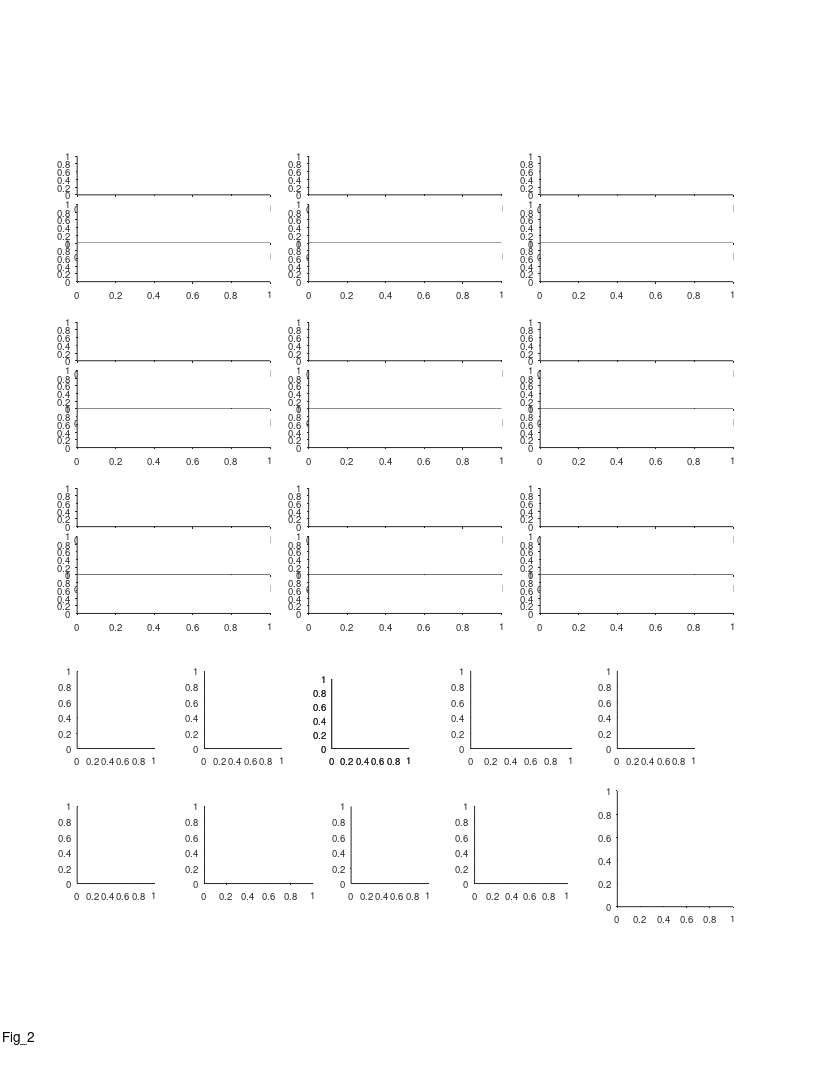

MATLAB code for this plot: (Note: this script raises an error after producing the figure.)
%% Large Scale - fig 2 - Multi-scale spatial coding with many fields in individual dorsla-CA1 neurons

%%
clear 
clc

%% plotting options
field_speed_opt = 1;
% corr_type = 'pearson';
corr_type = 'spearman';

%% define output files
res_dir = 'L:\paper_figures';
mkdir(res_dir)
fig_name_str = 'Fig_2';
fig_caption_str = 'Multi-scale spatial coding with many fields in individual dorsla-CA1 neurons';
log_name_str = [fig_name_str '_log_file' '.txt'];
log_name_str = strrep(log_name_str , ':', '-');
log_name_str = strrep(log_name_str , ' ', '_');
log_name_out = fullfile(res_dir, log_name_str);

%% open log file
diary off
diary(log_name_out)
diary on
disp('Log file');
disp(['created: ', datestr(clock)]);
disp('======================================================');
disp([fig_name_str ':' fig_caption_str]);   
disp('======================================================');
disp('');


%% create figure
% figure_size_cm = [21.0 29.7]; % ~A4
figure_size_cm = [21.6 27.9]; % ~US letter
figure ;
% Some WYSIWYG options:
set(gcf,'DefaultAxesFontSize',7);
set(gcf,'DefaultAxesFontName','helvetica');
set(gcf,'DefaultAxesUnits','centimeters');
set(gcf,'PaperType','usletter')
% set(gcf,'PaperType','<custom>');
set(gcf,'PaperUnits','centimeters','PaperPosition',[0 0 figure_size_cm]);
set(gcf,'PaperOrientation','portrait');
set(gcf,'Units','centimeters','Position',get(gcf,'paperPosition')+[0 0 0 0]); % position on screen...
set(gcf, 'Renderer', 'painters');
set(groot, 'defaultAxesTickDir', 'out');
set(groot,  'defaultAxesTickDirMode', 'manual');
annotation('textbox', [0.5 1 0 0], 'String',fig_name_str, 'HorizontalAlignment','center','Interpreter','none', 'FitBoxToText','on');

pause(0.2); % workaround to solve matlab automatically changing the axes positions...

% create panels
panel_A_size_raster = [5 1];
panel_A_size_FR_map = [5 1];
panel_A_pos = [2 12];
panel_A = [];
for ii=1:3
    for jj=1:3
        offset_x = (ii-1)*6;
        offset_y = (jj-1)*4.3;
        offset = panel_A_pos + [offset_x offset_y];
        panel_A(ii,jj,1) = axes('position', [offset+[0 2.25] panel_A_size_FR_map]);
        panel_A(ii,jj,2) = axes('position', [offset+[0 1   ] panel_A_size_raster]);
        panel_A(ii,jj,3) = axes('position', [offset+[0 0   ] panel_A_size_raster]);
    end
end
% panel_A = permute(panel_A,[2 1 3]);
panel_A = panel_A(:,3:-1:1,:);
panel_A = reshape(panel_A,[9 3]);

panel_BCDE_size = [2 2];
panel_B    = axes('position', [ 2.0  8.5  panel_BCDE_size           ]);
panel_C    = axes('position', [ 5.3  8.5  panel_BCDE_size           ]);
panel_D(1) = axes('position', [ 8.6  8.5  panel_BCDE_size.*[1 0.9]  ]);
panel_D(2) = axes('position', [ 8.6  8.5  panel_BCDE_size.*[1 0.9]  ]);
panel_E =    axes('position', [12.2  8.5  panel_BCDE_size.*[1.3 1]  ]);
panel_F = axes('position', [16.0  8.5  panel_BCDE_size           ]);

panel_GHIJ_size = [2 2];
panel_G = axes('position', [ 2.0  5 panel_GHIJ_size]          );
panel_H = axes('position', [ 5.3  5 panel_GHIJ_size.*[1.4 1] ]);
panel_I = axes('position', [ 9.1  5 panel_GHIJ_size]          );
panel_J = axes('position', [12.3  5 panel_GHIJ_size.*[1.2 1] ]);
panel_K = axes('position', [16.0  4.4 3 3]);

%%
prm = PARAMS_GetAll();


%% FR map + rasters - 9 examples
cell_examples = {
433;  56;  51;
609; 419; 477;
 57; 628; 337;
};
% other options: 57 474 658
if 1
for ii_cell = 1:length(cell_examples)
    %%
    cell_ID = cell_examples{ii_cell};
    cell = cell_load_data(cell_ID,'details','FR_map','fields','stats','FE');
    c = prm.graphics.colors.flight_directions;
    
    % map+fields
    axes(panel_A(ii_cell, 1));
    cla
    hold on
    maps=[cell.FR_map.all];
    x = maps(1).bin_centers;
    y = cat(1,maps.PSTH);
    m = round(max(y(:)));
    ylimits = [0 m+1];
    % low-speed area
    area_lowerval = ylimits(1) - 0.23*range(ylimits);
    area_upperval = ylimits(1) - 1e-2*range(ylimits);
    area([4 prm.fields.valid_speed_pos(1)]    , repelem(area_upperval,2), area_lowerval, 'FaceColor',0.7*[1 1 1],'EdgeColor','none','ShowBaseLine','off','Clipping','off');
    area([  prm.fields.valid_speed_pos(2) 194], repelem(area_upperval,2), area_lowerval, 'FaceColor',0.7*[1 1 1],'EdgeColor','none','ShowBaseLine','off','Clipping','off');
    h=plot(x,y);
    [h.Color] = disperse(c);
    box off
    h=gca;
    h.TickDir = 'out';
    h.XTick = [];
    h.YTick = [0 m];
    h.YLim = ylimits;
    h.XLim = [0 200];
    
    % fields
    dir_offsets = [-0.1 -0.17]+0.015;
    for ii_dir=1:2
        fields = cell.fields{ii_dir};
        if isfield(fields,'in_low_speed_area')
            fields([fields.in_low_speed_area])=[];
        end
        for ii_field = 1:length(fields)
            
            [xaf,yaf] = ds2nfu(fields(ii_field).edges_prc, repelem(dir_offsets(ii_dir)*range(h.YLim),2));
            annotation('line',xaf,yaf,'Linewidth', 2, 'Color', c{ii_dir});
        end
    end
    
    
    % cell details
    cell_num_str_pos_x   = [0.50 0.50 0.50 0.50 0.50 0.45 0.50 0.50 0.50];
    cell_num_str_pos_y   = [1.05 1.05 1.05 0.85 0.90 0.90 0.90 0.90 0.90];
    cell_stats_str_pos_x = [0.80 0.95 0.80 0.80 0.80 0.80 0.12 0.50 0.85];
    cell_stats_str_pos_y = [1.20 1.05 1.15 0.90 1.10 1.10 1.10 0.90 0.90]+0.05;
    text(cell_num_str_pos_x(ii_cell), cell_num_str_pos_y(ii_cell), "cell "+ ii_cell,...
        'Units','normalized','HorizontalAlignment','center','VerticalAlignment','bottom','FontSize',8);
    switch ii_cell
        case {1,2,3,4,5,6,7,8}
            cell_stats_str = {  sprintf('max=%.1fm', cell.stats.all.field_largest);...
                                sprintf('min=%.1fm', cell.stats.all.field_smallest);...
                                sprintf('ratio=%.1f', cell.stats.all.field_ratio_LS);...
                             };
            text(cell_stats_str_pos_x(ii_cell), cell_stats_str_pos_y(ii_cell)-0*0.23, cell_stats_str{1},...
                'Units','normalized','HorizontalAlignment','center','VerticalAlignment','Top','FontSize',6);
            text(cell_stats_str_pos_x(ii_cell), cell_stats_str_pos_y(ii_cell)-1*0.23, cell_stats_str{2},...
                'Units','normalized','HorizontalAlignment','center','VerticalAlignment','Top','FontSize',6);
            text(cell_stats_str_pos_x(ii_cell), cell_stats_str_pos_y(ii_cell)-2*0.23, cell_stats_str{3},...
                'Units','normalized','HorizontalAlignment','center','VerticalAlignment','Top','FontSize',6);
        case 9
            cell_stats_str = {  sprintf('single field=%.1fm', cell.fields{1}.width_prc) };
            text(cell_stats_str_pos_x(ii_cell), cell_stats_str_pos_y(ii_cell)-0*0.23, cell_stats_str{1},...
                'Units','normalized','HorizontalAlignment','center','VerticalAlignment','Top','FontSize',6);
    end
    
    % rasters
    FEs = [cell.FE];
    for ii_dir=1:2
        axes(panel_A(ii_cell, ii_dir+1));
        cla
        FE = FEs{ii_dir};
        x = [FE.spikes_pos];
        [FE.number2] = disperse(1:length(FE));
        y = arrayfun(@(FE)(FE.number2*ones(1,FE.num_spikes)),FE,'UniformOutput',0);
        y = [y{:}];
        plot(x,y,'.','Color',c{ii_dir},'MarkerSize',0.05);
        box off
        h=gca;
        m = length(FE);
        h.YTick = [1 m];
        h.XLim = [0 200];
        h.YLim = [0 m+1];
        switch ii_dir
            case 1
                h.XTick = [];
                h.YTickLabel = {'',num2str(m)};
            case 2
                h.XTick = 0:50:200;
                h.XRuler.TickLabelGapOffset = -2;
                h.YTickLabel = {'1',num2str(m)};
                h.TickDir = 'out';
        end
    end
    % fields num (here to be above the 
    for ii_dir=1:2
        fields = cell.fields{ii_dir};
        if isfield(fields,'in_low_speed_area')
            fields([fields.in_low_speed_area])=[];
        end
        dir_offsets =2.05+[0.18 0];
        text(1.05, dir_offsets(ii_dir), num2str(length(fields)), 'Units','normalized', 'Color', c{ii_dir},...
            'HorizontalAlignment','right', 'VerticalAlignment','middle','FontSize',6);
    end
end

%% add x/y labels for specific panels
for ii = [7 8 9]
    axes(panel_A(ii, 3));
    xlabel('Position (m)', 'Units','normalized','Position',[0.5 -0.35]);
end
for ii = [1 4 7]
    axes(panel_A(ii, 3));
%     ylabel('Time (min)',   'Units','normalized','Position',[-0.1 1]);
    ylabel('Flight no.',   'Units','normalized','Position',[-0.1 1]);
    axes(panel_A(ii, 1));
    ylabel({'Firing rate';'(Hz)'},   'Units','normalized','Position',[-0.07 0.42]);
end
axes(panel_A(1, 1));
text(-0.25,1.6, 'A', 'Units','normalized','FontWeight','bold');

%% add zoom in panel (cell 3)
% choose cell/dir/field to zoom
ii_cell = 3;
ii_dir = 1;
ii_field = 2;
cell_ID = cell_examples{ii_cell};
cell = cell_load_data(cell_ID,'details','FR_map','fields','stats','FE');
c = prm.graphics.colors.flight_directions;
% add zoom ("out") lines
axes(panel_A(ii_cell,1));
x=[];
y=[];
x(1,:) = cell.fields{ii_dir}(ii_field).edges_href;
x(2,:) = cell.fields{ii_dir}(ii_field).edges_href;
% x(3,:) = [15;50];
x(3,:) = cell.fields{ii_dir}(ii_field).edges_href + 10*[-1 1];
y(1,:) =  4*[1;1];
y(2,:) = 7*[1;1];
y(3,:) = 14*[1;1];
[xf, yf] = ds2nfu(x,y);
for jj = 1:2
    for ii = 1:2
        hl = annotation('line');
%         hl.Parent = gca;
        hl.X = xf(ii+[0 1],jj);
        hl.Y = yf(ii+[0 1],jj);
        hl.LineWidth = 0.5;
        hl.Color = 0.5*[1 1 1];
    end
end
% create zoom panel
POSf = ds2nfu([x(end,1)-0.4 y(end,1)-2 diff(x(end,:)) 20]);
panel_A_zoom = axes('Units','normalized', 'position', POSf);
cla
hold on
set(gca,'visible','off');
FE = cell.FE{ii_dir};
x = [FE.spikes_pos];
[FE.number2] = disperse(1:length(FE));
y = arrayfun(@(FE)(FE.number2*ones(1,FE.num_spikes)),FE,'UniformOutput',0);
y = [y{:}];
xlimits = cell.fields{ii_dir}(ii_field).edges_href;
IX = find( x>xlimits(1) & x<xlimits(end) );
x=x(IX);
y=y(IX);
ylimits = [min(y) max(y)]+[-1 3];
plot(x,y,'.','Color',c{ii_dir},'MarkerSize',3);
% plot field size bar
x = cell.fields{ii_dir}(ii_field).edges_prc;
y = ylimits([end end]);
plot(x,y,'-','Color',c{ii_dir},'LineWidth',1);
text(mean(x),mean(y)+1, sprintf('%.1fm',diff(x)), 'HorizontalAlignment','center','VerticalAlignment','bottom','FontSize',6);
box off
h=gca;
h.XLim = xlimits;
h.YLim = ylimits;

%% add zoom in panel (cell 7)
% choose cell/dir/field to zoom
ii_cell = 7;
ii_dir = 2;
ii_field = 4;
cell_ID = cell_examples{ii_cell};
cell = cell_load_data(cell_ID,'details','FR_map','fields','stats','FE');
c = prm.graphics.colors.flight_directions;
% add zoom ("out") lines
axes(panel_A(ii_cell,1));
x=[];
y=[];
x(1,:) = cell.fields{ii_dir}(ii_field).edges_href;
x(2,:) = cell.fields{ii_dir}(ii_field).edges_href;
% x(3,:) = [15;50];
x(3,:) = cell.fields{ii_dir}(ii_field).edges_href + 10*[-1 1];
y(1,:) = 2*[1;1];
y(2,:) = 3*[1;1];
y(3,:) = 6*[1;1];
[xf, yf] = ds2nfu(x,y);
for jj = 1:2
    for ii = 1:2
        hl = annotation('line');
%         hl.Parent = gca;
        hl.X = xf(ii+[0 1],jj);
        hl.Y = yf(ii+[0 1],jj);
        hl.LineWidth = 0.5;
        hl.Color = 0.5*[1 1 1];
    end
end
% create zoom panel
POSf = ds2nfu([x(end,1) 4 diff(x(end,:)) 8]);
panel_A_zoom = axes('Units','normalized', 'position', POSf);
cla
hold on
set(gca,'visible','off');
FE = cell.FE{ii_dir};
x = [FE.spikes_pos];
[FE.number2] = disperse(1:length(FE));
y = arrayfun(@(FE)(FE.number2*ones(1,FE.num_spikes)),FE,'UniformOutput',0);
y = [y{:}];
xlimits = cell.fields{ii_dir}(ii_field).edges_href;
IX = find( x>xlimits(1) & x<xlimits(end) );
x=x(IX);
y=y(IX);
ylimits = [min(y) max(y)]+[-1 3];
plot(x,y,'.','Color',c{ii_dir},'MarkerSize',3);
% plot field size bar
x = cell.fields{ii_dir}(ii_field).edges_prc;
y = ylimits([end end]);
plot(x,y,'-','Color',c{ii_dir},'LineWidth',1);
text(mean(x),mean(y)+1, sprintf('%.1fm',diff(x)), 'HorizontalAlignment','center','VerticalAlignment','bottom','FontSize',6);
box off
h=gca;
h.XLim = xlimits;
h.YLim = ylimits;


%% add direction arrows
arrow_x = 0.1 +[0 0.05];
arrow_y = repelem(0.9111,2);
clear h
h(1)=annotation('arrow',arrow_x,      arrow_y+0.008,  'Color', prm.graphics.colors.flight_directions{1});
h(2)=annotation('arrow',flip(arrow_x),arrow_y      ,  'Color', prm.graphics.colors.flight_directions{2});
[h.HeadWidth] = disperse([5 5]);
[h.HeadLength] = disperse([5 5]);

end

% % % % % % % % % % % % % % % % % % % % % % % % % % % % % % % % % % % % % % 
%% load population data
prm = PARAMS_GetAll();
cells_t = DS_get_cells_summary();
bats = [79,148,34,9861,2289];
cells_t(~ismember(cells_t.bat, bats ),:) = [];
cells = cellfun(@(c)(cell_load_data(c,'details')), cells_t.cell_ID, 'UniformOutput',0);
cells = [cells{:}];
cells = [cells.details];
cells(~contains({cells.brain_area}, 'CA1')) = [];
cells(~ismember([cells.ClusterQuality], [2])) = [];
cells = cellfun(@(c)(cell_load_data(c,'details','meanFR')), {cells.cell_ID}, 'UniformOutput',0);
cells = [cells{:}];
cells_details = [cells.details];
cells_ID = {cells_details.cell_ID};
meanFR = [cells.meanFR];
cells_ID([meanFR.all]>prm.inclusion.interneuron_FR_thr)=[];
clear cells stats cells_details cells_t
cells = cellfun(@(c)(cell_load_data(c,'details','stats','meanFR','stats','inclusion','signif','fields','FR_map','FE')), cells_ID, 'UniformOutput',0);
cells = [cells{:}];

%% panel G - field count histogram
% figure
axes(panel_G);
cla
hold on
text(-0.45,1.15, 'G', 'Units','normalized','FontWeight','bold');
nFields = nan(2,length(cells));
for ii_dir = 1:2
    for ii_cell = 1:length(cells)
        cell = cells(ii_cell);
        % check signif per direction
        if ~cell.signif(ii_dir).TF
            continue;
        end
        nFields(ii_dir,ii_cell) = cell.stats.dir(ii_dir).field_num;
    end
%     h = histogram(nFields(ii_dir,:));
%     h.FaceColor = prm.graphics.colors.flight_directions{ii_dir};
%     nBinEdges = 17;
%     h.BinEdges = linspace(0,35,nBinEdges);
end
h = histogram(nFields(:));
h.FaceColor = 0.5*[1 1 1];
nBinEdges = 19; % 9 or 19 are good options
h.BinEdges = linspace(0,35,nBinEdges);
xlabel({'No. of fields';'per direction'},'Units','normalized','Position',[0.5 -0.18]);
ylabel('No. of cells')
ha = gca;
ha.YScale = 'log';
% ha.YLim = [0.7 130];
ha.YLim = [0.7 max(h.Values)*1.05];
ha.XLim = [0 33];
ha.XTick = [0:10:30];
ha.YTick = [1 10 100];
ha.YTickLabel = {'10 ^0';'10 ^1';'10 ^2'};
% ha.XLim = [0 35];
% ha.YLim = [0 40];
% ha.XTick = [0:5:35];
% ha.YTick = [0 40];
ha.TickDir='out';
ha.TickLength = [0.03 0.03];
ha.XRuler.TickLabelGapMultiplier = -0.3;
ha.YRuler.TickLabelGapMultiplier = 0.001;

%% panel H - field size histogram
% figure
axes(panel_H);
cla
hold on
text(-0.35,1.15, 'H', 'Units','normalized','FontWeight','bold');
fields_size = [];
for ii_dir = 1:2
    for ii_cell = 1:length(cells)
        cell = cells(ii_cell);
        if ~cell.signif(ii_dir).TF % check signif per direction
            continue;
        end
        fields = cell.fields{ii_dir};
        fields([fields.in_low_speed_area]) = []; % remove fields in low speed area
        fields_size = [fields_size fields.width_prc];
    end
end
h = histogram(fields_size);
h.FaceColor = 0.5*[1 1 1];
% h.NumBins = 33;
h.BinWidth = 1;
ha=gca;
ha.YScale = 'log';
xlabel('Field size (m)')
ylabel('Counts','Units','normalized','Position',[-0.23 0.5])
ha = gca;
% ha.XLim = [0 35];
ha.YLim = [0.8 300];
% ha.XTick = [0:5:35];
ha.YTick = [1 10 100];
ha.YTickLabel = {'10 ^0';'10 ^1';'10 ^2'};
ha.TickDir='out';
ha.TickLength = [0.03 0.03];
ha.XRuler.TickLabelGapMultiplier = -0.3;
ha.YRuler.TickLabelGapMultiplier = 0.001;

save( fullfile(res_dir,'pop_dist_fields_size'), 'fields_size');

%% panel I - smallest / largest field size
% figure
axes(panel_I);
cla
hold on
text(-0.45,1.15, 'I', 'Units','normalized','FontWeight','bold');
LS_field_size = nan(2,length(cells));
for ii_cell = 1:length(cells)
    cell = cells(ii_cell);
    if ~all([cell.signif.TF]) % at least one direction is significant
        continue;
    end
    LS_field_size(1,ii_cell) = cell.stats.all.field_smallest;
    LS_field_size(2,ii_cell) = cell.stats.all.field_largest;
end
% LS_field_size(:,any(isnan(LS_field_size))) = [];
rng(1); % fix seed for violin plot randomization
hv = violinplot(LS_field_size');
[hv.ViolinColor] = disperse(repelem({'none'},length(hv)));
hs=[hv.ScatterPlot];
[hs.Marker]          = disperse(repelem({'.'},length(hs)));
[hs.SizeData]        = disperse(repelem(35,length(hs)));
[hs.MarkerFaceColor] = disperse(repelem({0.5*[1 1 1]},length(hs)));
[hs.MarkerEdgeColor] = disperse(repelem({0.5*[1 1 1]},length(hs)));
hm=[hv.MedianPlot];
% remove default median plot (circle), and add a red bar instead
[hm.Marker] = disperse(repelem({'none'},2));
plot([hm.XData]+0.075*[-1 1]', repelem([hm.YData],2,1), 'r', 'LineWidth',1.5);
ha=gca;
ylimits = ha.YLim;
ha.TickDir='out';
ha.TickLength = [0.03 0.03];
ha.XTick = [1 2];
ha.XTickLabel = {};
ha.XRuler.TickLabelGapMultiplier = -0.35;
ha.YRuler.TickLabelGapMultiplier = 0.001;
text([1 2],repelem(ylimits(1)-0.04*diff(ylimits),2),{{'Smallest';'field'},{'Largest';'field'}},...
    'HorizontalAlignment','center','VerticalAlignment','top','FontSize',7);
% xlabel('')
ylabel('Field size (m)','Units','normalized','Position',[-0.21 0.5])



%% panel J - field ratio (largest/smallest)
% figure
axes(panel_J);
cla
hold on
text(-0.4,1.15, 'J', 'Units','normalized','FontWeight','bold');
LS_field_ratio_all = nan(1,length(cells));
LS_field_ratio_dir = nan(2,length(cells));
for ii_cell = 1:length(cells)
    cell = cells(ii_cell);
    % pooled stats - check at least one direction is signif
    if any([cell.signif.TF])
        LS_field_ratio_all(ii_cell) = cell.stats.all.field_ratio_LS;
    end
    % per dir stats - check signif per direction
    for ii_dir = 1:2
        if cell.signif(ii_dir).TF 
            LS_field_ratio_dir(ii_dir,ii_cell) = cell.stats.dir(ii_dir).field_ratio_LS;
        end
    end
end
% LS_field_ratio_dir = LS_field_ratio_dir(:);
% LS_field_ratio_dir(isnan(LS_field_ratio_dir)) = [];
% LS_field_ratio_all(isnan(LS_field_ratio_all)) = [];
% edges = linspace(1,ceil(max(max(LS_field_ratio_all))),9);
nBinEdges = 9;
edges = logspace(0,log10(25),nBinEdges);
clear h
% h(1) = histogram(LS_field_ratio_dir);
h(2) = histogram(LS_field_ratio_all);
% h(1).BinEdges = edges;
h(2).BinEdges = edges;
% h(1).FaceColor = 'g';
h(2).FaceColor = 0.5*[1 1 1];
% h(1).BinLimits = [1 h(1).BinLimits([2])];
% h(2).BinLimits = [1 h(2).BinLimits([2])];
% h(1).NumBins = 15;
% h.FaceColor = prm.graphics.colors.flight_directions{ii_dir};
% legend({'per cell';'per direction'})
ha=gca;
ha.YScale = 'log';
ha.XScale = 'log';
ha.XLim = [0 27];
% ha.YLim = [0 10];
% ha.YLim = [7e-1 260];
ha.YLim = [0.7 max(h(2).Values)*1.05];
% ha.XTick = [0:5:35];
ha.YTick = [1 10 100];
ha.XTick = [1 2 5 10 20];
ha.YTickLabel = {'10 ^0';'10 ^1';'10 ^2'};
ha.TickDir='out';
ha.TickLength = [0.03 0.03];
ha.XRuler.TickLabelGapMultiplier = -0.35;
ha.YRuler.TickLabelGapMultiplier = 0.001;
xlabel({'Field size ratio';'largest/smallest'},'Units','normalized','Position',[0.5 -0.17]);
ylabel('No. of cells','Units','normalized','Position',[-0.24 0.5])

%% arragne population SI/sparsity
signif = arrayfun(@(x)(x.TF), cat(1,cells.signif));
% TODO: check why SI/sparsity can be nan in the original cell calculation?
SI = arrayfun(@(x)([x.dir.SI_bits_spike]), cat(1,cells.stats),'UniformOutput',0);
sparsity = arrayfun(@(x)([x.dir.sparsity]), cat(1,cells.stats),'UniformOutput',0);
SI = cat(1,SI{:});
SI(~signif) = nan;
SI = SI(:);
SI(isnan(SI)) = [];
sparsity = cat(1,sparsity{:});
sparsity(~signif) = nan;
sparsity = sparsity(:);
sparsity(isnan(sparsity)) = [];

%% count total fields coverage per cell per direction
total_area = nan(length(cells),2);
for ii_cell = 1:length(cells)
    cell = cells(ii_cell);
    for ii_dir = 1:2
        if ~cell.signif(ii_dir).TF
            continue;
        end
        fields = cell.fields{ii_dir};
        fields([fields.in_low_speed_area]) = [];
        total_area(ii_cell, ii_dir) = sum([fields.width_prc]);
    end
end

% figure
% hold on
% histogram(total_area(:,1))
% histogram(total_area(:,2))
% histogram(total_area(:))

%% panel B - spatial info histogram
axes(panel_B);
cla
hold on
text(-0.45,1.15, 'B', 'Units','normalized','FontWeight','bold');
h = histogram(SI);
h.NumBins = 12;
h.FaceColor = 0.5*[1 1 1];
ha=gca;
ha.TickDir='out';
ha.TickLength = [0.03 0.03];
ha.XRuler.TickLabelGapMultiplier = -0.35;
ha.YRuler.TickLabelGapMultiplier = 0.1;
ha.YScale = 'linear';
xlabel({'Spatial information';'(bits/spike)'}, 'Units','normalized','Position',[0.5 -0.17]);
ylabel('No. of cells')

%% panel C - sparsity histogram
axes(panel_C);
cla
hold on
text(-0.45,1.15, 'C', 'Units','normalized','FontWeight','bold');
h = histogram(sparsity);
h.NumBins = 15;
h.FaceColor = 0.5*[1 1 1];
ha=gca;
ha.TickDir='out';
ha.TickLength = [0.03 0.03];
ha.XRuler.TickLabelGapMultiplier = -0.35;
ha.YRuler.TickLabelGapMultiplier = 0.1;
ha.YScale = 'linear';
xlabel('Sparsity', 'Units','normalized','Position',[0.5 -0.17])
ylabel('No. of cells', 'Units','normalized','Position',[-0.2 0.5])

%% panel D - Total area histogram
axes(panel_D(1));
cla
hold on
text(-0.45,1.275, 'D', 'Units','normalized','FontWeight','bold');
h = histogram(total_area(:));
h.NumBins = 17;
h.FaceColor = 0.5*[1 1 1];
ha=gca;
ha.XTick = [0:30:150];
ha.TickDir='out';
ha.TickLength = [0.03 0.03];
ha.XRuler.TickLabelGapMultiplier = -0.35;
ha.YRuler.TickLabelGapMultiplier = 0.1;
ha.YScale = 'linear';
xlabel('Coverage (m)', 'Units','normalized','Position',[0.5 -0.17])
ylabel('No. of cells', 'Units','normalized','Position',[-0.2 0.5])
ha.XLim(1) = 0;

exp=exp_load_data(cell.details.exp_ID);
IX=find(contains({exp.LM.name},'ball'));
LM_locs = [exp.LM.pos_proj];
ball2ball_dist = diff(LM_locs(IX));
% total_area_L = ball2ball_dist;
total_area_L = diff(prm.fields.valid_speed_pos);
fprintf( 'Average total area in meters : %.4g\n\r',nanmean(total_area(:)) )
fprintf( 'Average total area in prc (%%): %.4g\n\r',100*nanmean(total_area(:)) / total_area_L )
fprintf( 'Median total area in meters : %.4g\n\r',nanmedian(total_area(:)) )
fprintf( 'Median total area in prc (%%): %.4g\n\r',100*nanmedian(total_area(:)) / total_area_L )

% add normalized x-axis
axes(panel_D(2));
cla
hold on
hax = gca;
hax.XLim = 100 * panel_D(1).XLim / total_area_L;
hax.XAxisLocation = 'top';
hax.YAxisLocation = 'right';
hax.Color = 'none';
hax.XColor = 'k';
hax.YColor = 'none';
box off
hax.XRuler.TickLabelGapMultiplier = -0.35;
hax.TickLength = panel_D(1).TickLength;
xlabel('Coverage (%)', 'Units','normalized','Position',[0.45 1.2]);

%% panel E - map correlations histogram
% figure
axes(panel_E);
cla
hold on
text(-0.4,1.15, 'E', 'Units','normalized','FontWeight','bold');

% arrange data
signif = arrayfun(@(x)(x.TF), cat(1,cells.signif));
FR_maps_all = cat(1,cells.FR_map);
FR_maps_all = reshape([FR_maps_all.all],size(FR_maps_all,1),size(FR_maps_all,2),[]);
M = cat(1,FR_maps_all.PSTH);
M = reshape(M,size(FR_maps_all,1),size(FR_maps_all,2),[]);
signif = repmat(signif,1,1,size(M,3));
M(~signif) = nan;
pos_bins = cells(1).FR_map(1).all.bin_centers;
invalid_pos_IX = pos_bins<=prm.fields.valid_speed_pos(1) | pos_bins>=prm.fields.valid_speed_pos(2);
M(:,:,invalid_pos_IX) = nan;
ccc = corr(squeeze(M(:,1,:))', squeeze(M(:,2,:))' ,'rows', 'pairwise');
data = diag(ccc);
switch 2
    case 1 % compare all PSTH from other cells/dir
        M2 = reshape(M,size(M,1)*size(M,2),[]);
        ccc_shuffle = corr(M2' ,'rows', 'pairwise');
        mask = tril(true(size(ccc_shuffle)),-1);
        shuffle = ccc_shuffle(mask);
    case 2 % compare only different cells betweeb different directions
        mask = tril(true(size(ccc)),-1);
        shuffle = ccc(mask);
end

% plot
nBinEdges = 21;
edges = linspace(-1,1,nBinEdges);
histogram(data,    'Normalization','pdf','BinEdges',edges,'FaceColor', 0.5*[1 1 1]);
histogram(shuffle, 'Normalization','pdf','BinEdges',edges,'DisplayStyle','stairs','EdgeColor','k','LineWidth',1.5);
[~,P_KS] = kstest2(data, shuffle);
P_RankSum = ranksum(data, shuffle);
text(1,0.9, sprintf('P_{KS}=%.02f',P_KS),'Units','normalized','FontSize',7,'HorizontalAlignment','right');
% text(1,0.9, sprintf('P=%.02f',P_RankSum),'Units','normalized','FontSize',7,'HorizontalAlignment','right');

ha= gca;
ha.XLim = [-1 1];
ha.XTick = -1:0.5:1;
ha.TickDir = 'out';
ha.TickLength = [0.03 0.03];
ha=gca;
ha.TickDir='out';
ha.TickLength = [0.03 0.03];
ha.XRuler.TickLabelGapMultiplier = -0.35;
ha.YRuler.TickLabelGapMultiplier = 0.001;
xlabel('Map correlation', 'Units','normalized','Position',[0.5 -0.17])
ylabel('Probability', 'Units','normalized','Position',[-0.17 0.5])

%% Panel F - percentage of out-of-field spikes
axes(panel_F);
cla
hold on
text(-0.4,1.15, 'F', 'Units','normalized','FontWeight','bold');

in_field_spikes_prc = nan(length(cells),2);
for ii_cell = 1:length(cells)
    cell = cells(ii_cell);
    for ii_dir = 1:2
        if ~cell.signif(ii_dir).TF
            continue;
        end
        fields = cell.fields{ii_dir};
        fields([fields.in_low_speed_area])=[];
        fields_spikes_ts = [fields.spikes_ts];
        FE_spikes_ts = [cell.FE{ii_dir}.spikes_ts];
        FE_spikes_pos = [cell.FE{ii_dir}.spikes_pos];
        invalid_IX =( FE_spikes_pos < prm.fields.valid_speed_pos(1) | ...
                      FE_spikes_pos > prm.fields.valid_speed_pos(2) );
        FE_spikes_ts(invalid_IX)=[];
        FE_spikes_pos(invalid_IX)=[];
        in_field_spikes = ismember(FE_spikes_ts, fields_spikes_ts);
        in_field_spikes_prc(ii_cell,ii_dir) = 100 * sum(in_field_spikes) / length(in_field_spikes);
    end
end

h = histogram(in_field_spikes_prc(:));
h.NumBins = 12;
h.FaceColor = 0.5*[1 1 1];
ha=gca;
ha.XLim = [0 100];
ha.XTick = [0 50 100];
ha.TickDir='out';
ha.TickLength = [0.03 0.03];
ha.XRuler.TickLabelGapMultiplier = -0.35;
ha.YRuler.TickLabelGapMultiplier = 0.1;
ha.YScale = 'linear';
xlabel('In-field spikes (%)', 'Units','normalized','Position',[0.5 -0.17]);
ylabel('No. of cells')

%%
if 0
figure
subplot(2,2,1)
hold on
histogram(in_field_spikes_prc(:,1),'Normalization','pdf','FaceColor',prm.graphics.colors.flight_directions{1})
histogram(in_field_spikes_prc(:,2),'Normalization','pdf','FaceColor',prm.graphics.colors.flight_directions{2})
subplot(2,2,2)
axis equal
plot(in_field_spikes_prc(:,1),in_field_spikes_prc(:,2),'.')
h=refline(1,0);
h.Color='k';
subplot(2,2,3)
h=violinplot(in_field_spikes_prc);
h(1).ViolinColor = prm.graphics.colors.flight_directions{1};
h(2).ViolinColor = prm.graphics.colors.flight_directions{2};
% h(1).ScatterPlot.MarkerFaceColor = prm.graphics.colors.flight_directions{1};
% h(2).ScatterPlot.MarkerFaceColor = prm.graphics.colors.flight_directions{2};
subplot(2,2,4)
boxplot(in_field_spikes_prc)
suptitle('Percentage of in-field-spikes is different between directions')
end

%% panels I&J - prepare data
distances_all = [];
field_size_diff_all = [];
field_size_all = [];
field_vel_all = [];
field_vel2_all = [];
for ii_cell = 1:length(cells)
    cell = cells(ii_cell);
    for ii_dir = 1:2
        if ~cell.signif(ii_dir).TF
            continue;
        end
        fields = cell.fields{ii_dir};
        distances_all = [distances_all diff([fields.loc])];
        field_size_diff_all = [field_size_diff_all diff([fields.width_prc])];
        field_size_all = [field_size_all [fields.width_prc]];
        field_vel_all = [field_vel_all [fields.vel]];
        field_vel2_all = [field_vel2_all [fields.vel2]];
    end
end

%% panel K - field size ratio vs. speed ratio (direct control for speed!)
% figure
axes(panel_K);
cla
hold on
text(-0.27,0.9667, 'K', 'Units','normalized','FontWeight','bold');
% arrange data
cells_signif = cat(1,cells.signif);
cells_signif = arrayfun(@(x)(x.TF), cells_signif);
signif_IX = any(cells_signif,2);
stats = [cells(signif_IX).stats];
stats_all = [stats.all];
% plot 
switch field_speed_opt 
    case 1 % median speed @ field peak
        x = abs([stats_all.field_ratio_LS_vel]);
    case 2 % median of spikes speed
        x = abs([stats_all.field_ratio_LS_vel2]);
    case 3 % mean of spikes speed
        x = abs([stats_all.field_ratio_LS_vel3]);
end
y = [stats_all.field_ratio_LS];
[r,r_pval] = corr(x',y','rows','pairwise','type','Pearson')
[rho,rho_pval] = corr(x',y','rows','pairwise','type','Spearman')
plot(x, y, '.k');
switch corr_type
    case 'pearson'
        text(0.1,1, {sprintf('r = %.2f',r);sprintf('P = %.2f',r_pval)}, ...
            'Units','normalized','HorizontalAlignment','left','VerticalAlignment','top','FontSize',7);
    case 'spearman'
        text(0.54,1.05, {['{\rho}' sprintf(' = %.3f',rho)];sprintf('P = %.3f',rho_pval)}, ...
            'Units','normalized','HorizontalAlignment','left','VerticalAlignment','top','FontSize',7);
end
xlabel('Speed ratio', 'Units','normalized', 'Position',[0.5 -0.12]);
ylabel('Field size ratio', 'units','normalized', 'Position',[-0.15 0.5]);
set(gca,'yscale','log');
set(gca,'ytick',[1 2 3 5 10 15 20]);
ylim([0.9 max(y)+1]);
xlim([0.7 1.3])
% xlim([min(x) max(x)])
% xlim([0 2])
ha = gca;
ha.TickDir='out';
ha.TickLength = [0.02 0.02];
ha.XRuler.TickLabelGapMultiplier = -0.3;
ha.YRuler.TickLabelGapMultiplier = 0.1;


%% print/save the figure
fig_name_out = fullfile(res_dir, sprintf('%s__corr_%s_%d',fig_name_str,corr_type,field_speed_opt));
print(gcf, fig_name_out, '-dpdf', '-cmyk', '-painters');
% print(gcf, fig_name_out, '-dtiff', '-cmyk', '-painters');
% saveas(gcf , fig_name_out, 'fig');
disp('figure was successfully saved to pdf/tiff/fig formats');



%% calc some more stats...
single_PF_cells_IX = find(nansum(nFields)==1);
single_PF_cells = cells(single_PF_cells_IX);

fields=cat(1,single_PF_cells.fields);
fields=fields(~isnan(nFields(:,single_PF_cells_IX)'));
fields=[fields{:}];
fields([fields.in_low_speed_area])=[];

single_PF_field_size_mean = mean([fields.width_prc]);
single_PF_field_size_std  = std([fields.width_prc]);

% print stats
disp(' ')
fprintf('no. of single field cells = %d/%d (%.2f%%),\n with mean field size = %.1fm std=%.1fm\n',...
    length(single_PF_cells), ...
    length(cells), ...
    100 * length(single_PF_cells) / length(cells),...
    single_PF_field_size_mean,...
    single_PF_field_size_std);

%% figure for Liora
if 0
cells_details=[cells.details];
cells_anatomy_PD_prc = [cells_details.TT_pos_proximodistal_prc];

figure('Units','centimeters', 'position', [2 2 20 20])
subplot(2,2,1)
hold on
nBinEdges = 9;
edges = logspace(0,log10(25),nBinEdges);
h=histogram(LS_field_ratio_all,edges); h.FaceColor = 0.5*[1 1 1];
h=histogram(LS_field_ratio_dir,edges); h.FaceColor = 'g';
ha=gca;
ha.XScale = 'log';
ha.YScale = 'log';
ha.XLim = [0 27];
ha.YLim(1) = 7e-1;
ha.YTick = [1 10 100];
ha.XTick = [1 2 5 10 20];
ha.YTickLabel = {'10 ^0';'10 ^1';'10 ^2'};
ha.TickDir='out';
xlabel('Largest/Smallest ratio')
ylabel('No. cells')
legend({'dir pooled';'per dir'})
subplot(2,2,2)
hold on
plot(LS_field_ratio_dir(1,:), nFields(1,:),'.', 'Color',prm.graphics.colors.flight_directions{1});
plot(LS_field_ratio_dir(2,:), nFields(2,:),'.', 'Color',prm.graphics.colors.flight_directions{2});
xlabel('Largest/Smallest ratio')
ylabel('No. fields')
legend({'dir1';'dir2'},'Location','northwest')
subplot(2,2,3)
plot(LS_field_ratio_all, sum(nFields,1), '.k');
legend('dir pooled')
xlabel('Largest/Smallest ratio')
ylabel('No. fields')
subplot(2,2,4)
plot(total_area, cells_anatomy_PD_prc+0.01*randn(size(cells_anatomy_PD_prc)), '.')
xlabel('Total area (m)')
ylabel('Proximo-distal axis (%)');
legend({'dir1';'dir2'},'Location','southeast')

fig_name_out = fullfile(res_dir, 'Fig_2__for_Liora');
saveas(gcf, fig_name_out, 'fig');
saveas(gcf, fig_name_out, 'pdf');
saveas(gcf, fig_name_out, 'tif');
% close(gcf)
end




%%
